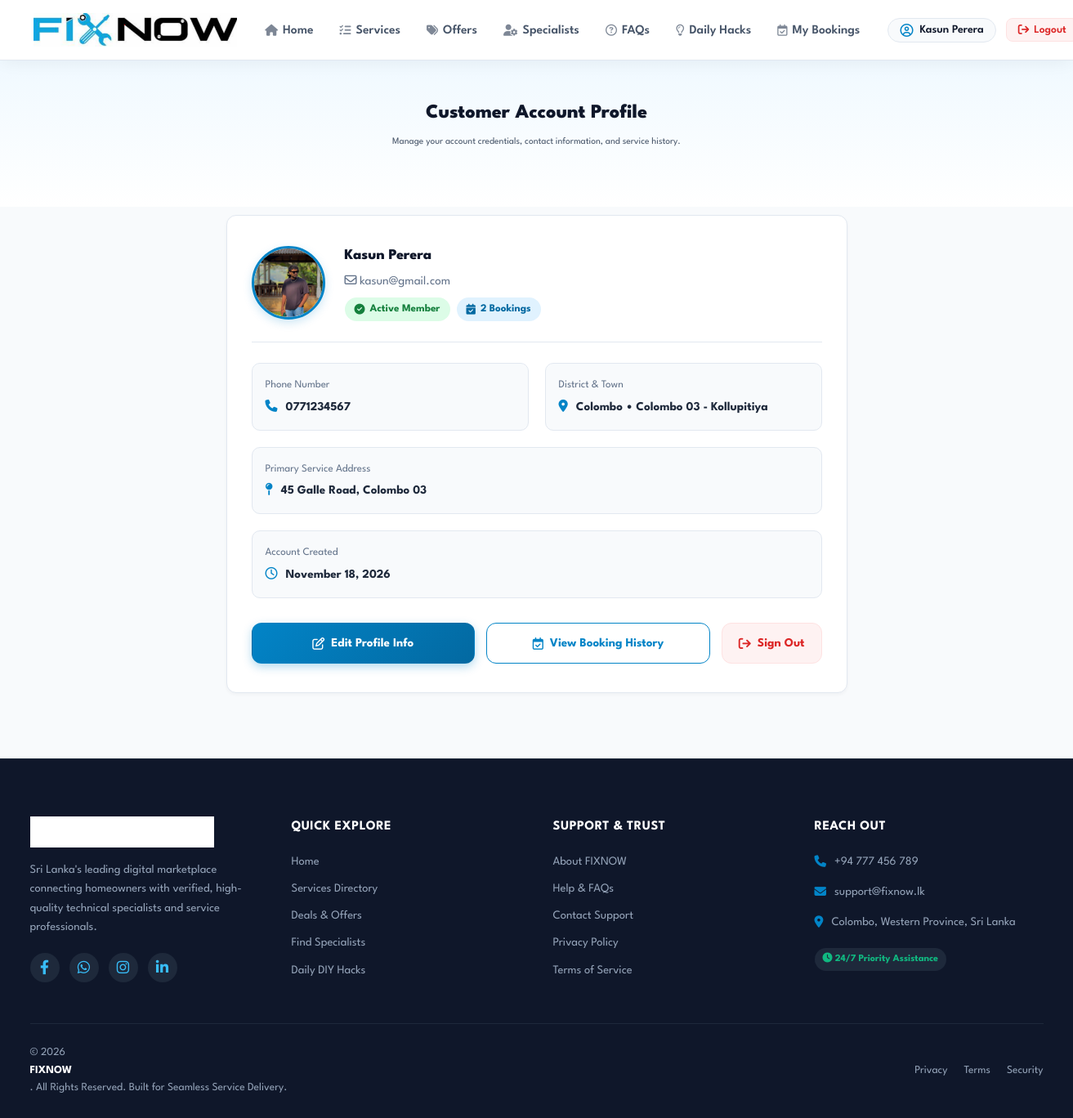
Page /profile.php (signed in) on the committed database.
### tables this page shows
CREATE TABLE `tbl_customer` (
  `id` int(11) NOT NULL AUTO_INCREMENT,
  `cus_name` varchar(100) NOT NULL,
  `cus_email` varchar(100) NOT NULL UNIQUE,
  `cus_phone` varchar(20) NOT NULL,
  `cus_address` text NOT NULL,
  `cus_password` varchar(255) NOT NULL,
  `cus_image` varchar(255) DEFAULT NULL,
  `registration_date` timestamp NOT NULL DEFAULT current_timestamp(),
  `district_id` int(11) DEFAULT NULL,
  `town_id` int(11) DEFAULT NULL,
  `created_at` timestamp NOT NULL DEFAULT current_timestamp(),
  PRIMARY KEY (`id`),
  KEY `district_id` (`district_id`),
  KEY `town_id` (`town_id`)
);

CREATE TABLE `tbl_districts` (
  `id` int(11) NOT NULL AUTO_INCREMENT,
  `district_name` varchar(100) NOT NULL UNIQUE,
  PRIMARY KEY (`id`)
);

CREATE TABLE `tbl_towns` (
  `id` int(11) NOT NULL AUTO_INCREMENT,
  `town_name` varchar(100) NOT NULL,
  `district_id` int(11) NOT NULL,
  `latitude` decimal(10,6) DEFAULT NULL,
  `longitude` decimal(10,6) DEFAULT NULL,
  PRIMARY KEY (`id`),
  KEY `district_id` (`district_id`)
);

### config/db_helper.php (called while the page is built, shortened)
<?php
if (!function_exists('db_execute')) {
    function _db_normalize_args($arg1, $arg2, $arg3, $arg4) {
        global $conn;
        if (is_object($arg1) && ($arg1 instanceof mysqli)) {
            $c = $arg1;
            $sql = $arg2;
            $params = is_array($arg3) ? $arg3 : [];
            $types = is_string($arg4) ? $arg4 : (is_string($arg3) ? $arg3 : '');
            return [$c, $sql, $params, $types];
        }
        $c = $conn;
        $sql = $arg1;
        $params = [];
        $types = '';
        return [$c, $sql, $params, $types];
    }
    function db_fetch_one($arg1, $arg2 = '', $arg3 = [], $arg4 = '') {
        list($c, $sql, $params, $types) = _db_normalize_args($arg1, $arg2, $arg3, $arg4);
        $stmt = $c->prepare($sql);
        if (!empty($params)) {
            $stmt->bind_param($types, ...$params);
        }
        $stmt->execute();
        $result = $stmt->get_result();
        $row = $result ? $result->fetch_assoc() : null;
        return $row;
    }
}

### profile.php (the view, shortened to what this page needs)
<?php
include './partials/header.php';
$customer_id = intval($_SESSION['customer_id']);
$query = "SELECT c.*, d.district_name, t.town_name
          FROM tbl_customer c
          LEFT JOIN tbl_districts d ON c.district_id = d.id
          LEFT JOIN tbl_towns t ON c.town_id = t.id
          WHERE c.id = ?";
$customer = db_fetch_one($conn, $query, [$customer_id], "i");
$total_bookings = db_fetch_one($conn, "SELECT COUNT(*) AS total FROM tbl_booking WHERE customer_id = ?", [$customer_id], "i")['total'] ?? 0;
?>
<div style="background: linear-gradient(180deg, #f0f9ff 0%, #ffffff 100%); padding: 50px 0 30px 0;">
    <div class="fn-container" style="max-width: 800px;">
        <h1 class="fn-section-title">Customer Account Profile</h1>
        <p class="fn-section-subtitle">Manage your account credentials, contact information, and service history.</p>
    </div>
</div>
<section style="padding: 10px 0 80px 0;">
    <div class="fn-container" style="max-width: 800px;">
        <div class="fn-card" style="padding: 35px 30px;">
            <div style="display: flex; align-items: center; gap: 24px; flex-wrap: wrap; border-bottom: 1px solid #e2e8f0; padding-bottom: 25px; margin-bottom: 25px;">
                <img src="./images/cus_images/<?php echo isset($customer['cus_image']) && file_exists('./images/cus_images/' . $customer['cus_image']) ? htmlspecialchars($customer['cus_image']) : 'default.jpg'; ?>"
                     alt="Profile Picture"
                     style="width: 90px; height: 90px; border-radius: 50%; object-fit: cover; border: 3px solid #0284c7; box-shadow: 0 4px 12px rgba(2, 132, 199, 0.2);" />
                <div>
                    <h2 style="font-size: 1.8rem; font-weight: 800; color: #0f172a; margin-bottom: 4px;">
                        <?php echo htmlspecialchars($customer['cus_name']); ?>
                    </h2>
                    <p style="color: #64748b; font-size: 15px; margin-bottom: 8px;">
                        <i class="fa-regular fa-envelope"></i> <?php echo htmlspecialchars($customer['cus_email']); ?>
                    </p>
                    <div style="display: flex; gap: 8px;">
                        <span class="fn-status fn-status-confirmed">
                            <i class="fa-solid fa-circle-check"></i> Active Member
                        </span>
                        <span class="fn-status" style="background: #e0f2fe; color: #0369a1;">
                            <i class="fa-solid fa-calendar-check"></i> <?php echo $total_bookings; ?> Bookings
                        </span>
                    </div>
                </div>
            </div>
            <div style="display: grid; grid-template-columns: repeat(auto-fit, minmax(260px, 1fr)); gap: 20px; margin-bottom: 30px;">
                <div style="background: #f8fafc; border: 1px solid #e2e8f0; padding: 16px; border-radius: 10px;">
                    <span style="color: #64748b; font-size: 13px; display: block; margin-bottom: 4px;">Phone Number</span>
                    <strong style="color: #1e293b; font-size: 15px;">
                        <i class="fa-solid fa-phone" style="color: #0284c7; margin-right: 6px;"></i>
                        <?php echo htmlspecialchars($customer['cus_phone']); ?>
                    </strong>
                </div>
                <div style="background: #f8fafc; border: 1px solid #e2e8f0; padding: 16px; border-radius: 10px;">
                    <span style="color: #64748b; font-size: 13px; display: block; margin-bottom: 4px;">District & Town</span>
                    <strong style="color: #1e293b; font-size: 15px;">
                        <i class="fa-solid fa-location-dot" style="color: #0284c7; margin-right: 6px;"></i>
                        <?php echo htmlspecialchars($customer['district_name'] ?? 'Western'); ?> &bull; <?php echo htmlspecialchars($customer['town_name'] ?? 'Local'); ?>
                    </strong>
                </div>
                <div style="background: #f8fafc; border: 1px solid #e2e8f0; padding: 16px; border-radius: 10px; grid-column: 1 / -1;">
                    <span style="color: #64748b; font-size: 13px; display: block; margin-bottom: 4px;">Primary Service Address</span>
                    <strong style="color: #1e293b; font-size: 15px;">
                        <i class="fa-solid fa-map-pin" style="color: #0284c7; margin-right: 6px;"></i>
                        <?php echo htmlspecialchars($customer['cus_address']); ?>
                    </strong>
                </div>
                <div style="background: #f8fafc; border: 1px solid #e2e8f0; padding: 16px; border-radius: 10px; grid-column: 1 / -1;">
                    <span style="color: #64748b; font-size: 13px; display: block; margin-bottom: 4px;">Account Created</span>
                    <strong style="color: #1e293b; font-size: 15px;">
                        <i class="fa-regular fa-clock" style="color: #0284c7; margin-right: 6px;"></i>
                        <?php
                            $joined_date = !empty($customer['registration_date']) ? $customer['registration_date'] : (!empty($customer['created_at']) ? $customer['created_at'] : 'now');
                            echo date('F j, Y', strtotime($joined_date));
                        ?>
                    </strong>
                </div>
            </div>
            <div style="display: flex; gap: 14px; flex-wrap: wrap;">
                <a href="profileupdate.php" class="fn-btn fn-btn-primary" style="flex: 1; padding: 12px 20px;">
                    <i class="fa-regular fa-pen-to-square"></i> Edit Profile Info
                </a>
                <a href="bookingHistory.php" class="fn-btn fn-btn-outline" style="flex: 1; padding: 12px 20px;">
                    <i class="fa-regular fa-calendar-check"></i> View Booking History
                </a>
                <a href="logout.php" class="fn-btn" style="background: #fef2f2; color: #dc2626; border: 1px solid #fee2e2; padding: 12px 20px;">
                    <i class="fa-solid fa-arrow-right-from-bracket"></i> Sign Out
                </a>
            </div>
        </div>
    </div>
</section>
<?php include './partials/footer.php'; ?>

### assets/css/style.css (style rules this page uses)
:root { --gold-web-golden: hsl(50, 95%, 56%); --spanish-orange: hsl(24, 100%, 45%); --persian-green: hsl(175, 80%, 33%); --granite-gray: hsl(0, 0%, 40%); --spring-green: hsl(143, 85%, 58%); --ultramarine: hsl(260, 100%, 44%); --blue-violet: hsl(272, 76%, 53%); --smoky-black: hsl(0, 0%, 7%); --dark-orange: hsl(33, 100%, 50%); --winter-sky: hsl(332, 100%, 51%); --cultured-1: hsl(0, 0%, 98%); --cultured-2: hsl(0, 0%, 95%); --cultured-3: hsl(0, 0%, 94%); --light-gray: hsl(0, 0%, 80%); --alice-blue: hsl(206, 89%, 93%); --white_50: hsla(0, 0%, 100%, 0.5); --white-1: hsl(0, 0%, 100%); --white-2: hsl(0, 0%, 99%); --black: hsl(0, 0%, 0%); --ff-spartan: 'League Spartan', sans-serif; --fs-1: 3rem; --fs-2: 2.7rem; --fs-3: 2.2rem; --fs-4: 1.8rem; --fs-5: 1.6rem; --fw-400: 400; --fw-500: 500; --fw-600: 600; --fw-700: 700; --fw-900: 900; --section-padding: 60px; --shadow-1: 0 2px 25px hsla(0, 0%, 0%, 0.1); --shadow-2: 0 8px 14px hsla(0, 0%, 0%, 0.1); --shadow-3: 0 14px 30px hsla(0, 0%, 0%, 0.05); --radius-6: 6px; --radius-12: 12px; --gradient-1: linear-gradient(to right, var(--winter-sky), var(--dark-orange)); --gradient-2: linear-gradient(to right, var(--ultramarine), var(--blue-violet)); --gradient-3: linear-gradient(to right, var(--winter-sky), var(--dark-orange)); --gradient-4: linear-gradient(to right, var(--ultramarine), var(--blue-violet)); --gradient-5: linear-gradient(to right, var(--persian-green), var(--spring-green)); --gradient-6: linear-gradient(to right, var(--spanish-orange), var(--gold-web-golden)); --transition-1: 0.25s ease; --transition-2: 0.5s ease; --cubic-out: cubic-bezier(0.33, 0.85, 0.4, 0.96); }
*, *::before, *::after { margin: 0; padding: 0; box-sizing: border-box; }
a { text-decoration: none; color: inherit; }
a, img, svg, span, input, button, strong, ion-icon { display: block; }
img { height: auto; }
html { font-family: var(--ff-spartan); font-size: 10px; scroll-behavior: smooth; }
body { background-color: var(--white-1); color: var(--granite-gray); font-size: 1.6rem; }
@media (min-width: 768px) { body { font-size: 2rem; } }
@media (min-width: 768px) { :root { --fs-1: 5rem; --fs-2: 3.5rem; --fs-3: 2.5rem; } }
@media (min-width: 992px) { :root { --fs-2: 4rem; --fs-3: 2.9rem; --section-padding: 100px; } }
@media (min-width: 1200px) { :root { --fs-1: 6rem; --fs-2: 5rem; } }

### partials/header.php (style rules this page uses)
:root { --fn-primary: #0284c7; --fn-primary-hover: #0369a1; --fn-text-dark: #0f172a; --fn-text-muted: #475569; --fn-border: #e2e8f0; --fn-bg-hover: #f0f9ff; }

### rows in the picture
tbl_customer: cus_image (picture), cus_name "Kasun Perera", cus_email "kasun@gmail.com", cus_phone "0771234567", district.district_name "Colombo", town.town_name "Colombo 03 - Kollupitiya", cus_address "45 Galle Road, Colombo 03", registration_date "November 18, 2026"

### other values in the picture
$_SESSION['cus_name'] "Kasun Perera"
$total_bookings "2"
